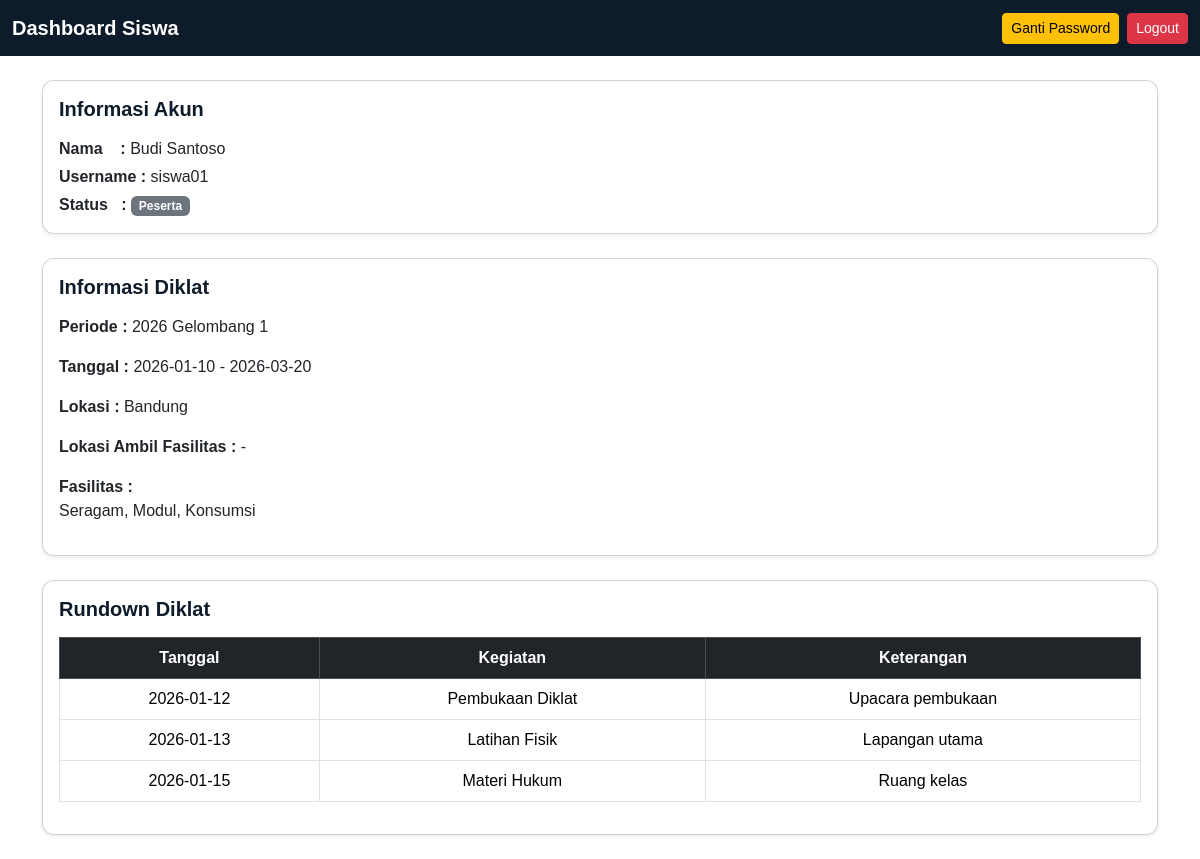
Page /dashboard_peserta.php (signed in) on the committed database.
### tables this page shows
CREATE TABLE `siswa` (
  `id_peserta` int(11) NOT NULL,
  `nama` varchar(100) NOT NULL,
  `alamat` text NOT NULL,
  `no_telp` varchar(15) NOT NULL,
  `email` varchar(100) NOT NULL,
  `tgl_lahir` date NOT NULL,
  `agama` varchar(20) NOT NULL,
  `jenis_kelamin` enum('L','P') NOT NULL,
  `status` enum('calon','terverifikasi','peserta','lulus','tidak_lulus') DEFAULT NULL,
  `batas_revisi` date DEFAULT NULL,
  `id_akun` int(11) DEFAULT NULL,
  `tinggi_badan` smallint(6) NOT NULL,
  `berat_badan` smallint(6) NOT NULL,
  `created_at` timestamp NOT NULL DEFAULT current_timestamp()
);

CREATE TABLE `periode_diklat` (
  `id_periode` int(11) NOT NULL,
  `tahun` year(4) NOT NULL,
  `gelombang` tinyint(4) NOT NULL,
  `tanggal_mulai` date NOT NULL,
  `tanggal_selesai` date NOT NULL,
  `biaya` int(11) NOT NULL,
  `lokasi_spesifik` varchar(150) NOT NULL,
  `lokasi_fasilitas` varchar(200) DEFAULT NULL COMMENT 'Lokasi pengambilan fasilitas diklat',
  `fasilitas` text NOT NULL,
  `info_kebutuhan` text DEFAULT NULL COMMENT 'Informasi barang/kebutuhan yang perlu dibawa peserta',
  `batas_verifikasi` date DEFAULT NULL COMMENT 'Batas waktu verifikasi admin — setelah ini status otomatis jadi peserta',
  `status` enum('pendaftaran','berjalan','selesai') NOT NULL
);

CREATE TABLE `jadwal_diklat` (
  `id_jadwal` int(11) NOT NULL,
  `tanggal` date NOT NULL,
  `kegiatan` varchar(150) NOT NULL,
  `keterangan` text DEFAULT NULL,
  `id_periode` int(11) DEFAULT NULL
);

### dashboard_peserta.php (the view, shortened to what this page needs)
<?php
include "koneksi.php";
$id_akun = $_SESSION['id_akun'];
$siswa = mysqli_fetch_assoc(mysqli_query($conn,"
    SELECT s.*
    FROM siswa s
    WHERE s.id_akun = '$id_akun'
"));
$id_siswa = $siswa['id_peserta'];
$periode = mysqli_fetch_assoc(mysqli_query($conn,"
    SELECT pd.*
    FROM peserta_periode pp
    JOIN periode_diklat pd ON pp.id_periode = pd.id_periode
    WHERE pp.id_peserta = '$id_siswa'
"));
$jadwal = null;
if($periode){
    $jadwal = mysqli_query($conn,"
        SELECT * FROM jadwal_diklat
        WHERE id_periode = '{$periode['id_periode']}'
        ORDER BY tanggal ASC
    ");
}
?>
<!DOCTYPE html>
<html lang="id">
<head>
    <link href="https://cdn.jsdelivr.net/npm/bootstrap@5.3.2/dist/css/bootstrap.min.css" rel="stylesheet">
    <link rel="stylesheet" href="css/base.css">
    <link rel="stylesheet" href="css/dashboard_peserta.css">
</head>
<body>
<nav class="navbar navbar-dark" style="background-color: var(--navy);">
    <div class="container-fluid">
        <span class="navbar-brand fw-bold">Dashboard Siswa</span>
        <div class="d-flex gap-2">
            <a href="ganti_password.php" class="btn btn-sm btn-warning">Ganti Password</a>
            <a href="logout.php" class="btn btn-sm btn-danger">Logout</a>
        </div>
    </div>
</nav>
<div class="container mt-4">
    <div class="card shadow-sm mb-4">
        <div class="card-body">
            <h5 class="mb-3">Informasi Akun</h5>
            <p class="mb-1"><strong>Nama &nbsp;&nbsp;&nbsp;:</strong> <?php echo htmlspecialchars($siswa['nama']); ?></p>
            <p class="mb-1"><strong>Username :</strong> <?php echo htmlspecialchars($_SESSION['username']); ?></p>
            <p class="mb-0">
                <strong>Status &nbsp;&nbsp;:</strong>
                <span class="badge bg-secondary">
                    <?php echo ucfirst(str_replace('_', ' ', $siswa['status'])); ?>
                </span>
            </p>
        </div>
    </div>
    <div class="card shadow-sm mb-4">
        <div class="card-body">
            <h5 class="mb-3">Informasi Diklat</h5>
            <?php if($periode): ?>
                <p><strong>Periode :</strong>
                    <?php echo $periode['tahun']; ?> Gelombang <?php echo $periode['gelombang']; ?>
                </p>
                <p><strong>Tanggal :</strong>
                    <?php echo $periode['tanggal_mulai']; ?> - <?php echo $periode['tanggal_selesai']; ?>
                </p>
                <p><strong>Lokasi :</strong> <?php echo htmlspecialchars($periode['lokasi_spesifik']); ?></p>
                <p><strong>Lokasi Ambil Fasilitas :</strong>
                    <?php echo htmlspecialchars($periode['lokasi_fasilitas'] ?? '-'); ?>
                </p>
                <p><strong>Fasilitas :</strong><br>
                    <?php echo nl2br(htmlspecialchars($periode['fasilitas'])); ?>
                </p>
            <?php endif; ?>
        </div>
    </div>
    <div class="card shadow-sm mb-4">
        <div class="card-body">
            <h5 class="mb-3">Rundown Diklat</h5>
            <?php if($jadwal && mysqli_num_rows($jadwal) > 0): ?>
            <div class="table-responsive">
                <table class="table table-bordered table-hover text-center">
                    <thead class="table-dark">
                        <tr>
                            <th>Tanggal</th>
                            <th>Kegiatan</th>
                            <th>Keterangan</th>
                        </tr>
                    </thead>
                    <tbody>
                    <?php while($j = mysqli_fetch_assoc($jadwal)): ?>
                        <tr>
                            <td><?php echo $j['tanggal']; ?></td>
                            <td><?php echo htmlspecialchars($j['kegiatan']); ?></td>
                            <td><?php echo htmlspecialchars($j['keterangan']); ?></td>
                        </tr>
                    <?php endwhile; ?>
                    </tbody>
                </table>
            </div>
            <?php else: ?>
                <div class="alert alert-info mb-0">Jadwal diklat belum tersedia.</div>
            <?php endif; ?>
        </div>
    </div>
</div>
</body>
</html>

### css/base.css (style rules this page uses)
:root { --navy: #0d1b2a; --yellow: #ffc107; --white: #ffffff; --black: #111; }
body { font-family: Arial, sans-serif; overflow-x: hidden; }

### css/dashboard_peserta.css (style rules this page uses)
.card { border-radius:12px; }
.card h5 { font-weight:600; color:var(--navy); }
.table td { vertical-align:middle; }

### rows in the picture
siswa: nama "Budi Santoso", status "Peserta"
periode_diklat: tahun "2026", gelombang "1", tanggal_mulai "2026-01-10", tanggal_selesai "2026-03-20", lokasi_spesifik "Bandung", lokasi_fasilitas "-", fasilitas "Seragam, Modul, Konsumsi"
jadwal_diklat: tanggal "2026-01-12", kegiatan "Pembukaan Diklat", keterangan "Upacara pembukaan"
jadwal_diklat: tanggal "2026-01-13", kegiatan "Latihan Fisik", keterangan "Lapangan utama"
jadwal_diklat: tanggal "2026-01-15", kegiatan "Materi Hukum", keterangan "Ruang kelas"

### other values in the picture
$_SESSION['username'] "siswa01"
